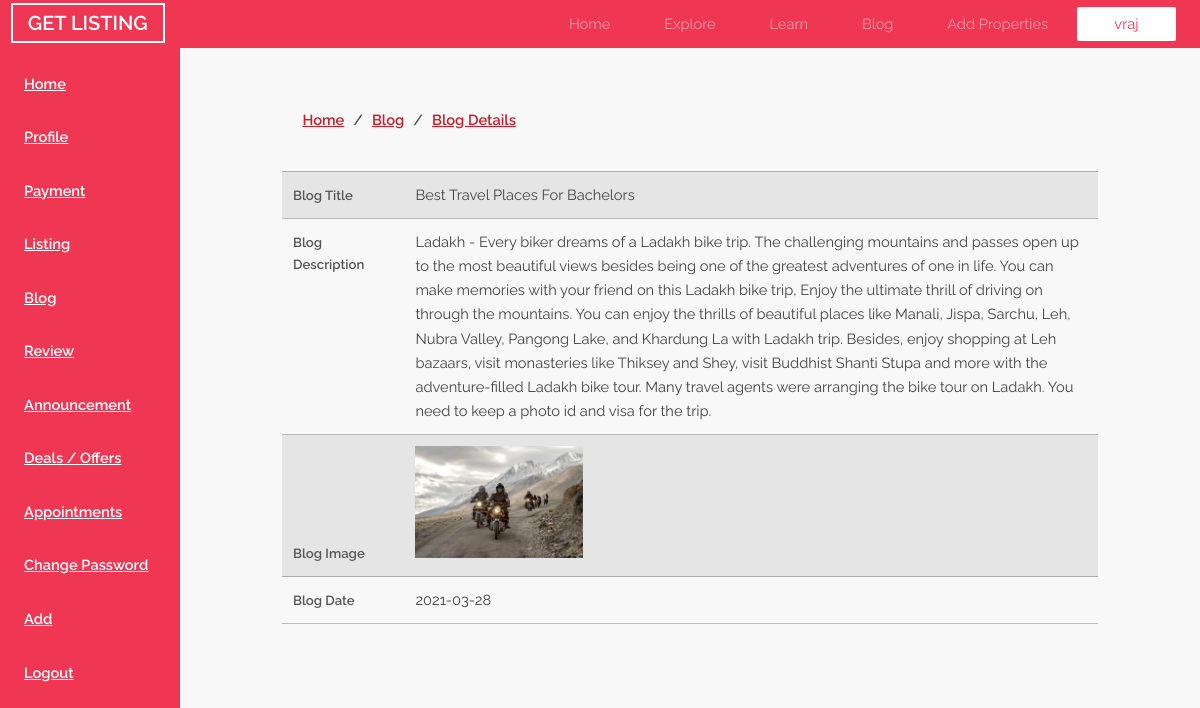
The page /dashboard/blog_details.php?id=36 (signed in) on the database its author committed.
### tables this page shows
CREATE TABLE `user_type` (
  `id` int(10) NOT NULL,
  `name` varchar(50) NOT NULL,
  `email` varchar(50) NOT NULL,
  `contact` varchar(10) NOT NULL,
  `password` varchar(50) NOT NULL,
  `verify_code` int(10) NOT NULL,
  `type` varchar(20) NOT NULL DEFAULT 'user',
  `listing` int(10) NOT NULL DEFAULT 0,
  `fav_listing` text NOT NULL,
  `status` int(1) NOT NULL DEFAULT 0
);

CREATE TABLE `blog` (
  `id` int(10) NOT NULL,
  `listing_id` int(10) NOT NULL,
  `member_email` varchar(50) NOT NULL,
  `blog_title` varchar(500) NOT NULL,
  `blog_description` varchar(900) NOT NULL,
  `blog_date` date NOT NULL,
  `blog_image` varchar(300) NOT NULL,
  `blog_number` int(10) NOT NULL DEFAULT 0,
  `status` int(1) NOT NULL DEFAULT 0
);

### dashboard/blog_details.php (the view, shortened to what this page needs)
<link rel="stylesheet" type="text/css" href="../css/style.css">
<?php include('header.php'); ?>
<?php include('prevent_user.php'); ?>
<?php
        $free = mysqli_query($conn,"SELECT * FROM user_type WHERE id='{$_SESSION['id']}' AND type='free'");
        $standard = mysqli_query($conn,"SELECT * FROM user_type WHERE id='{$_SESSION['id']}' AND type='standard'");
        $free_row = mysqli_fetch_row($free);
        $standard_row = mysqli_fetch_row($standard);
        if (mysqli_num_rows($free)>0)
        {
        	$blog = mysqli_query($conn,"SELECT * FROM blog WHERE member_email = '{$free_row['2']}' AND id = '{$_GET['id']}' ");
        	$blog_row = mysqli_fetch_row($blog);
        	include('free_sidebar.php');
        	?>
        	<title><?php echo ucfirst($free_row['1'])." - ".$blog_row['3']; ?></title>
        	<?php
            echo '
	            <div class="bread_crumb">
	            	<label><a href="home.php" class="a_left">Home</a>/<a href="blog.php" class="a_right">Blog</a>/<a href="blog_details.php?id='.$_GET['id'].'" class="a_right">Blog Details</a></label>
	            </div>
	            <div class="listing">
	            	<table>
	            		<tr>
	            			<th>Blog Title</th>
	            			<td>'.$blog_row['3'].'</td>
	            		</tr>
	            		<tr>
	            			<th>Blog Description</th>
	            			<td>'.$blog_row['4'].'</td>
	            		</tr>
	            		<tr>
	            			<th>Blog Image</th>
	            			<td><img src="../blog images/'.$blog_row['6'].'" class="blog_imgs"></td>
	            		</tr>
	            		<tr>
	            			<th>Blog Date</th>
	            			<td>'.$blog_row['5'].'</td>
	            		</tr>
	            	</table>
	            </div>
			';
        }
        elseif (mysqli_num_rows($standard)>0)
        {
        	$blog = mysqli_query($conn,"SELECT * FROM blog WHERE member_email = '{$standard_row['2']}' AND id = '{$_GET['id']}' ");
        	$blog_row = mysqli_fetch_row($blog);
        	include('standard_sidebar.php');
        	?>
        	<?php
            echo '
	            <div class="bread_crumb">
	            	<label><a href="home.php" class="a_left">Home</a>/<a href="blog.php" class="a_right">Blog</a>/<a href="blog_details.php?id='.$_GET['id'].'" class="a_right">Blog Details</a></label>
	            </div>
	            <div class="listing">
	            	<table>
	            		<tr>
	            			<th>Blog Title</th>
	            			<td>'.$blog_row['3'].'</td>
	            		</tr>
	            		<tr>
	            			<th>Blog Description</th>
	            			<td>'.$blog_row['4'].'</td>
	            		</tr>
	            		<tr>
	            			<th>Blog Image</th>
	            			<td><img src="../blog images/'.$blog_row['6'].'" class="blog_imgs"></td>
	            		</tr>
	            		<tr>
	            			<th>Blog Date</th>
	            			<td>'.$blog_row['5'].'</td>
	            		</tr>
	            	</table>
	            </div>
			';
        }
?>

### dashboard/header.php (shortened to what this page needs)
<?php include('../db.php'); session_start(); ?>
<link rel="stylesheet" href="../css/style.css" />
<link rel="stylesheet" href="https://cdnjs.cloudflare.com/ajax/libs/font-awesome/4.7.0/css/font-awesome.min.css">
<?php
	if (isset($_SESSION['id']))
	{
		$query = mysqli_query($conn,"SELECT * FROM user_type WHERE id='{$_SESSION['id']}'");
		$row = mysqli_fetch_row($query);
		echo "
			<header id='header'>
				<div class='logo_div'>
						<a class='logo' href='../index.php'>GET LISTING</a>
				</div>
				<div class='togglemnu'><span></span><span></span><span></span></div>
				<nav class='nav_header'>
					<a href='../index.php'>Home</a>
					<a href='../explore.php'>Explore</a>
					<a href='../learn.php'>Learn</a>
					<a href='../blog.php'>Blog</a>
					<a href='../plans.php'>Add Properties</a>
					<a href='home.php' class='header_a'>{$row['1']}</a>
				</nav>
			</header>
		";
	}
?>

### rows shown on the page
user_type: name "vraj"
blog: blog_title "Best Travel Places For Bachelors", blog_description "Ladakh - Every biker dreams of a Ladakh bike trip. The challenging mountains and passes open up to the most beautiful views besides being one of the greatest adventures of one in life. You can make memories with your friend on this Ladakh bike trip, Enjoy the ultimate thrill of driving on through the mountains. You can enjoy the thrills of beautiful places like Manali, Jispa, Sarchu, Leh, Nubra Valley, Pangong Lake, and Khardung La with Ladakh trip. Besides, enjoy shopping at Leh bazaars, visit monasteries like Thiksey and Shey, visit Buddhist Shanti Stupa and more with the adventure-filled Ladakh bike tour. Many travel agents were arranging the bike tour on Ladakh. You need to keep a photo…", blog_image (picture), blog_date "2021-03-28"
